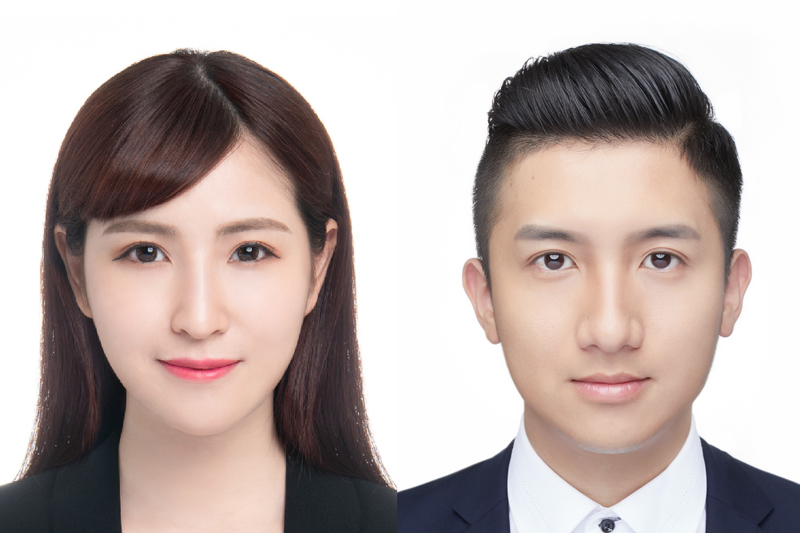
#> input picture Python/opencv practice/face.jpg, 800 x 533 px
$ python '人臉皮膚檢測_I.py'
#> lines starting #> are read from the running program, lines starting #| are printed output that depends on the picture; after the words box and inside, x2 and y2 are one past the last pixel; in counts of white or black regions, pixels touching at a corner belong together
# -*- coding: utf-8 -*-
"""
Created on Tue Mar 24 19:01:49 2020

@author: willson

skin detect
"""
import cv2

img = cv2.imread("face.jpg")
#> img is the input picture: shape (533, 800, 3); mean B, G, R 169.7, 173.2, 186.6
hsv = cv2.cvtColor(img, cv2.COLOR_BGR2HSV)
#> hsv: shape (533, 800, 3); mean H, S, V 31.8, 36.2, 188.2
h, s, v = cv2.split(hsv)
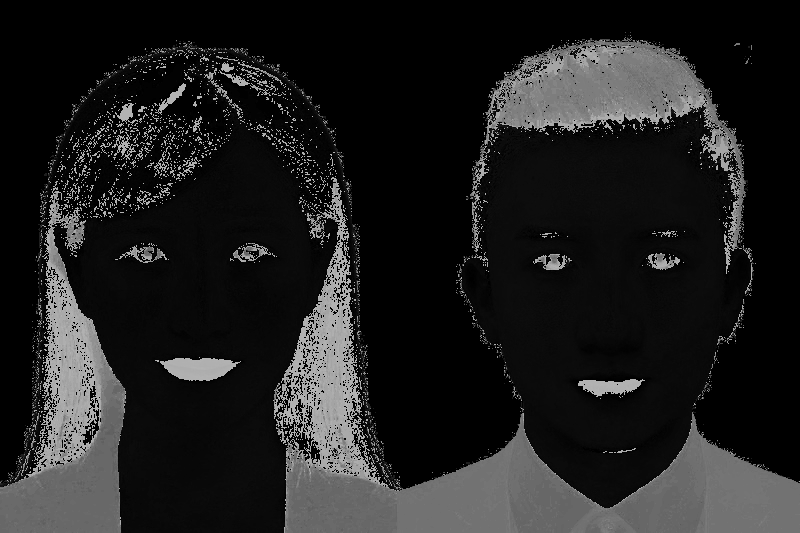
#> h: shape (533, 800); min 0, max 179, mean 31.8
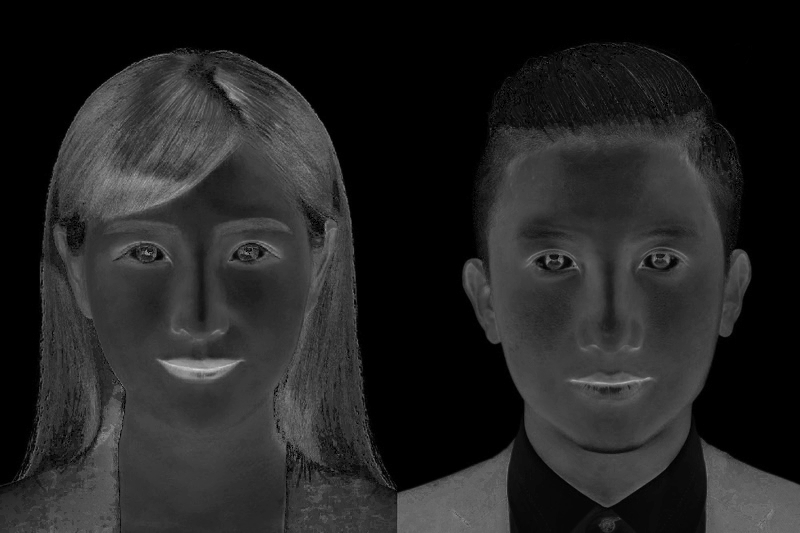
#> s: shape (533, 800); min 0, max 213, mean 36.2
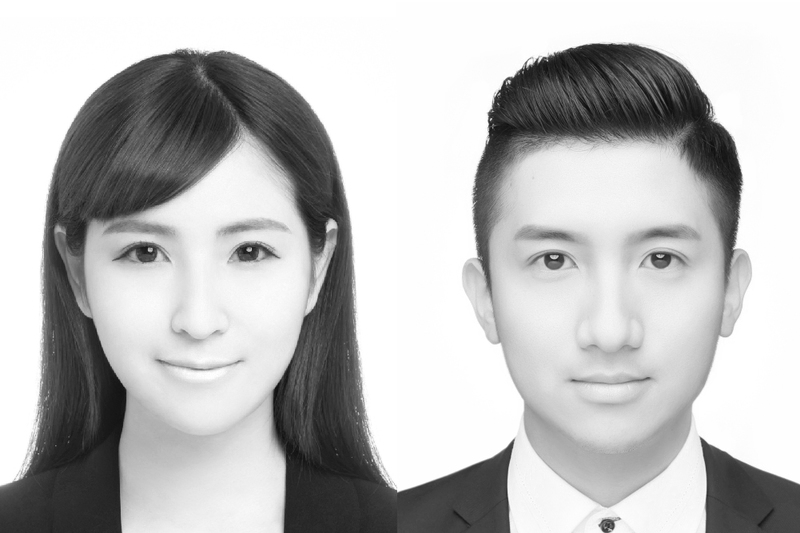
#> v: shape (533, 800); min 11, max 255, mean 188.2
minHue = 5
maxHue = 170
hueMask = cv2.inRange(h, minHue, maxHue)
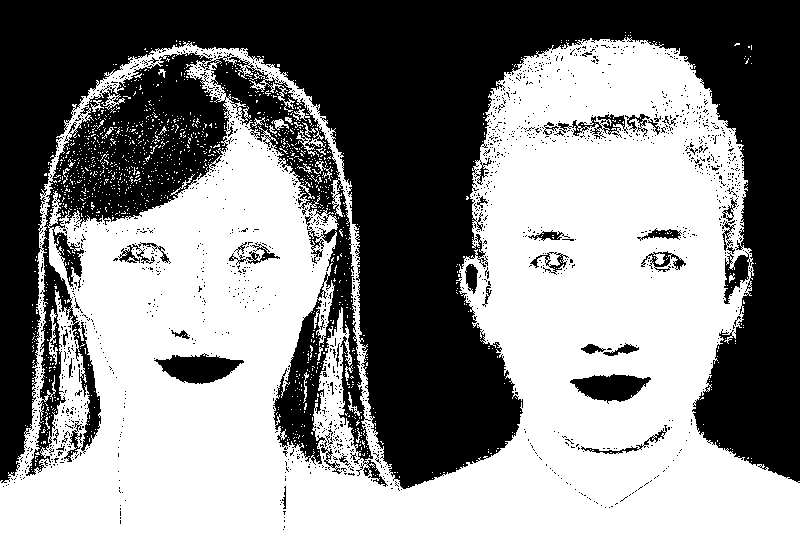
#> hueMask: shape (533, 800); 52.9% white; 1684 black regions (1640 under 20 px), largest, box (x1, y1, x2, y2) and area: (0, 0, 800, 489) 189079, (154, 353, 244, 384) 1662, (570, 374, 651, 404) 1468
minSat = 25
maxSat = 166
satMask = cv2.inRange(s, minSat, maxSat)
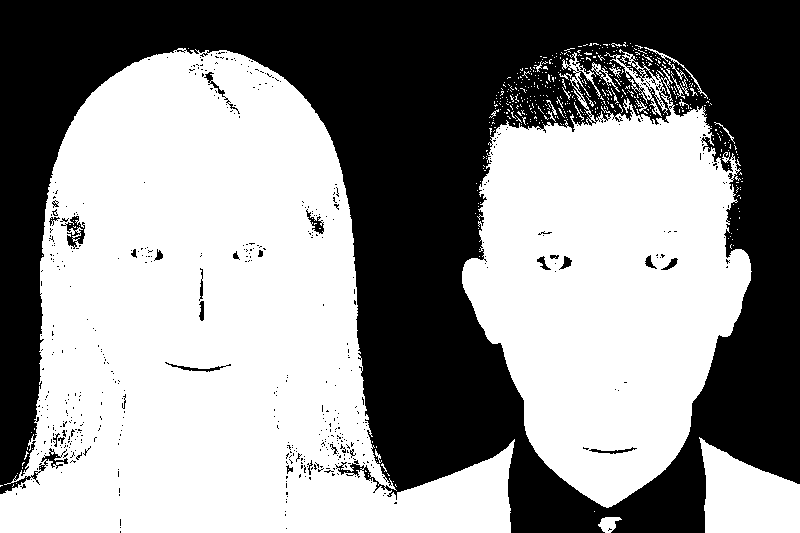
#> satMask: shape (533, 800); 56.3% white; 531 black regions (503 under 20 px), largest, box (x1, y1, x2, y2) and area: (0, 0, 800, 533) 183262, (61, 216, 85, 249) 317, (306, 209, 324, 234) 158
mask = hueMask & satMask
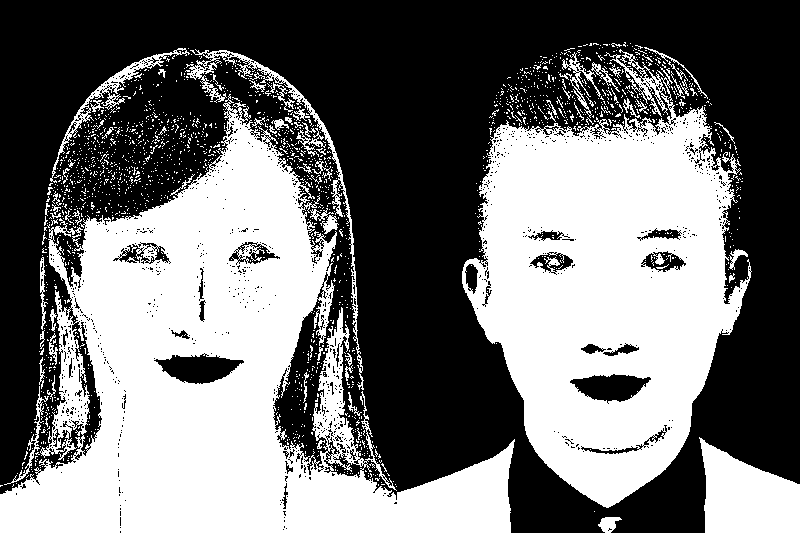
#> mask: shape (533, 800); 45.1% white; 1801 white regions (1725 under 20 px), largest, box (x1, y1, x2, y2) and area: (0, 94, 515, 533) 97899, (462, 49, 752, 508) 74511, (699, 437, 800, 533) 6532
roi = cv2.bitwise_and(img, img, mask = mask)
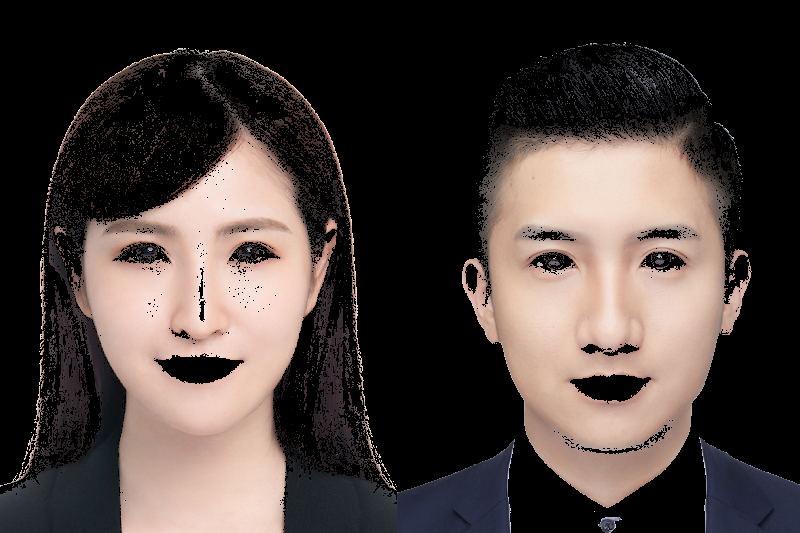
#> roi: shape (533, 800, 3); mean B, G, R 59.2, 63, 73.7
cv2.imshow("img", img)
cv2.imshow("ROI", roi)
cv2.waitKey()
cv2.destroyAllWindows()
